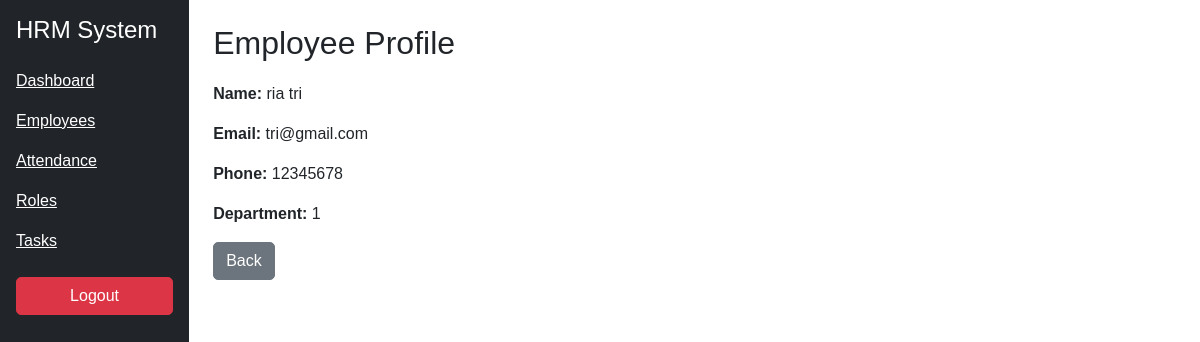
The page /employee/1 (signed in) on the database its author committed.
### models.py (models this page shows)
class Employee(db.Model):
    emp_id = db.Column(db.Integer, primary_key=True)
    first_name = db.Column(db.String(100))
    last_name = db.Column(db.String(100))
    username = db.Column(db.String(100))
    password = db.Column(db.String(100))
    email = db.Column(db.String(120))
    mobile = db.Column(db.String(20))
    dept_id = db.Column(db.Integer, db.ForeignKey('department.dept_id'))
    role_id = db.Column(db.Integer, db.ForeignKey('role.role_id'))
    reporting_manager_id = db.Column(db.Integer, db.ForeignKey('employee.emp_id'))
    date_of_joining = db.Column(db.Date)
    created_at = db.Column(db.DateTime)
    updated_at = db.Column(db.DateTime)
    status = db.Column(db.String(50), default='active')

### routes/employee_routes.py (the view)
@employee_bp.route('/employee/<int:id>')
def employee_profile(id):
    if 'user_id' not in session:
        return redirect('/login')
    emp = Employee.query.get(id)
    return render_template('employee_profile.html', emp=emp)

### templates/employee_profile.html
{% extends "base.html" %}
{% block content %}
<h2>Employee Profile</h2>
<p><strong>Name:</strong> {{ emp.first_name }} {{ emp.last_name }}</p>
<p><strong>Email:</strong> {{ emp.email }}</p>
<p><strong>Phone:</strong> {{ emp.mobile }}</p>
<p><strong>Department:</strong> {{ emp.dept_id }}</p>
<a href="/employees" class="btn btn-secondary">Back</a>
{% endblock %}

### static/style.css (style rules this page uses)
body { font-family: Arial, sans-serif; }
.btn { border-radius: 5px; }
h2 { margin-bottom: 20px; }

### rows shown on the page
Employee: first_name "ria", last_name "tri", email "tri@gmail.com", mobile "12345678", dept_id "1"
